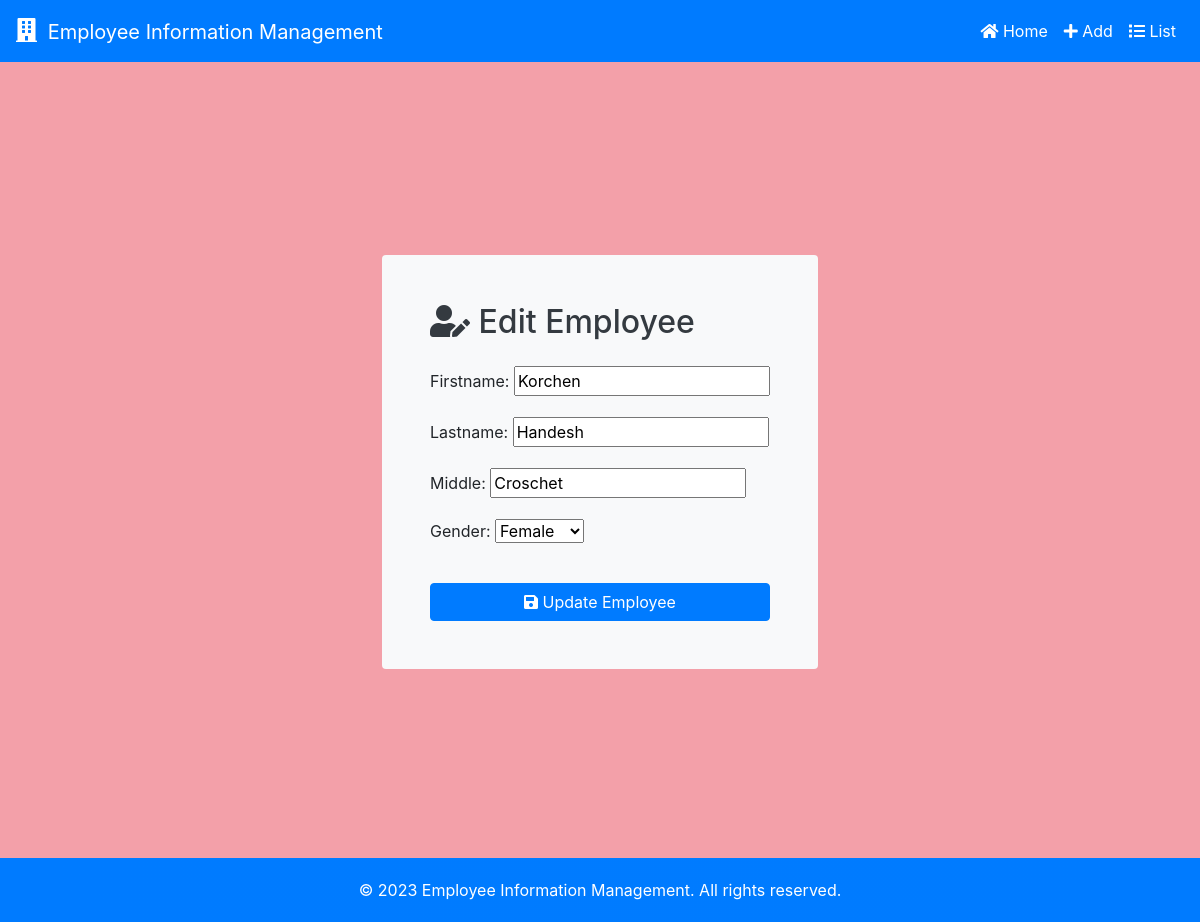
Screenshot of /edit/16/ with the database file from the repository.
### employee/models.py (models this page shows, shortened)
class Employee(models.Model):
    GENDER_CHOICES = [
        ('M', 'Male'),
        ('F', 'Female'),
    ]
    firstname = models.CharField(max_length=100)
    lastname = models.CharField(max_length=100)
    middle = models.CharField(max_length=100, blank=True, null=True)
    gender = models.CharField(max_length=1, choices=GENDER_CHOICES)

### employee/views.py (the view)
# urls.py: path('edit/<int:employee_id>/', views.edit_employee, name='edit_employee'),
def edit_employee(request, employee_id):
    employee = get_object_or_404(Employee, pk=employee_id)
    if request.method == 'POST':
        form = EmployeeForm(request.POST, instance=employee)
        if form.is_valid():
            form.save()
            return JsonResponse({'success': True})
    else:
        form = EmployeeForm(instance=employee)
    return render(request, 'employee/edit_employee.html', {'form': form, 'employee': employee})

### employee/forms.py
class EmployeeForm(forms.ModelForm):
    class Meta:
        model = Employee
        fields = ['firstname', 'lastname', 'middle', 'gender']
    GENDER_CHOICES = [
        ('', '-------'),
        ('M', 'Male'),
        ('F', 'Female'),
    ]
    widgets = {
        'firstname': forms.TextInput(attrs={'class': 'form-control'}),
        'lastname': forms.TextInput(attrs={'class': 'form-control'}),
        'middle': forms.TextInput(attrs={'class': 'form-control'}),
        'gender': forms.Select(choices=GENDER_CHOICES, attrs={'class': 'form-control'}),
    }

### employee/templates/employee/edit_employee.html (shortened to what this page needs)
{% extends 'employee/index.html' %}
{% block content %}
<div class="d-flex justify-content-center align-items-center vh-100">
    <div class="bg-light p-5 rounded">
        <h2 class="text-dark mb-4"><i class="fas fa-user-edit"></i> Edit Employee</h2>
        <form method="post" action="{% url 'edit_employee' employee.id %}" class="d-flex flex-column">
            {{ form.as_p }}
            <button type="submit" class="btn btn-primary mt-3"><i class="fas fa-save"></i> Update Employee</button>
        </form>
    </div>
</div>
{% endblock %}

### employee/templates/employee/index.html (style rules this page uses)
body { background-color: #f3a0a9; background-size: cover; background-blur: 10px; margin-bottom: 60px; }

### rows the page displays
Employee: firstname "Korchen", lastname "Handesh", middle "Croschet", gender "Female"
